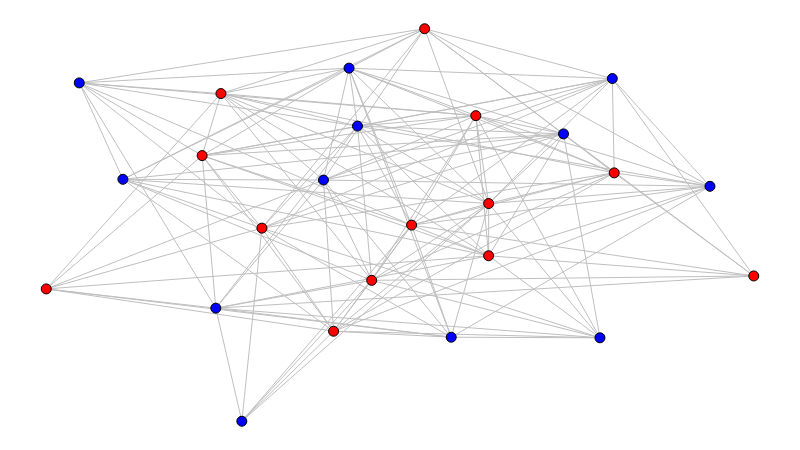

This figure's notebook cell:
### Markdown cell above
Exemplo de distribuição de tipos de nó:

(esses tipos representam os *agentes* do modelo)

### Code cell
def set_types(g, num_closers=0):
    nodes = list(g.nodes)
    shuffle(nodes)

    for n in nodes[num_closers:]:
        g.nodes[n]['type'] = OPENER

    for n in nodes[:num_closers]:
        g.nodes[n]['type'] = CLOSER

    for n in g.nodes:
        if g.nodes[n]['type'] == OPENER:
            g.nodes[n]['color'] = OPENER_COLOR
        else:
            g.nodes[n]['color'] = CLOSER_COLOR


set_types(g, int(NUM_NODES / 2))

sn.show_graph(g)

### Figure 1 — Plotly figure (JSON) as saved in the notebook; plotly's stock layout.template omitted (floating-point values rounded to 4 significant figures; data arrays with more than 128 entries replaced by an {"elided": "..."} marker saying what was removed)
{"data": [{"hoverinfo": "none", "line": {"color": "rgb(191, 191, 191)", "width": 1}, "mode": "lines", "type": "scatter", "uid": "9f5ad228-d89d-11e8-875c-784f43a1779a", "x": {"elided": "444 float values"}, "y": {"elided": "444 float values"}}, {"hoverinfo": "none", "marker": {"color": "rgb(0, 0, 255)", "line": {"color": "rgb(0, 0, 0)", "width": 1}, "size": 10}, "mode": "markers+text", "text": [], "textfont": {"color": "rgb(255, 255, 255)"}, "textposition": "middle center", "type": "scatter", "uid": "9f5ad386-d89d-11e8-875c-784f43a1779a", "x": [0.5724, 0.7311, 0.1083, 0.2764, 0.4279, 0.9381, 0.2396, 0.04667, 0.7826, 0.4399, 0.3918, 0.8001], "y": [0.2141, 0.7321, 0.6164, 0, 0.8997, 0.5986, 0.2881, 0.862, 0.2126, 0.752, 0.6145, 0.8732]}, {"hoverinfo": "none", "marker": {"color": "rgb(255, 0, 0)", "line": {"color": "rgb(0, 0, 0)", "width": 1}, "size": 10}, "mode": "markers+text", "text": [], "textfont": {"color": "rgb(255, 255, 255)"}, "textposition": "middle center", "type": "scatter", "uid": "9f5ad430-d89d-11e8-875c-784f43a1779a", "x": [0.5348, 0.2203, 0.6072, 0.4061, 0, 0.3048, 0.8028, 0.6253, 0.46, 1, 0.2469, 0.5164, 0.6253], "y": [1, 0.6768, 0.7786, 0.2293, 0.3371, 0.492, 0.6328, 0.4216, 0.359, 0.3702, 0.8348, 0.4998, 0.5547]}], "layout": {"height": 450, "margin": {"b": 0, "l": 0, "r": 0, "t": 0}, "showlegend": false, "width": 800, "xaxis": {"showgrid": false, "showticklabels": false, "zeroline": false}, "yaxis": {"showgrid": false, "showticklabels": false, "zeroline": false}}}
